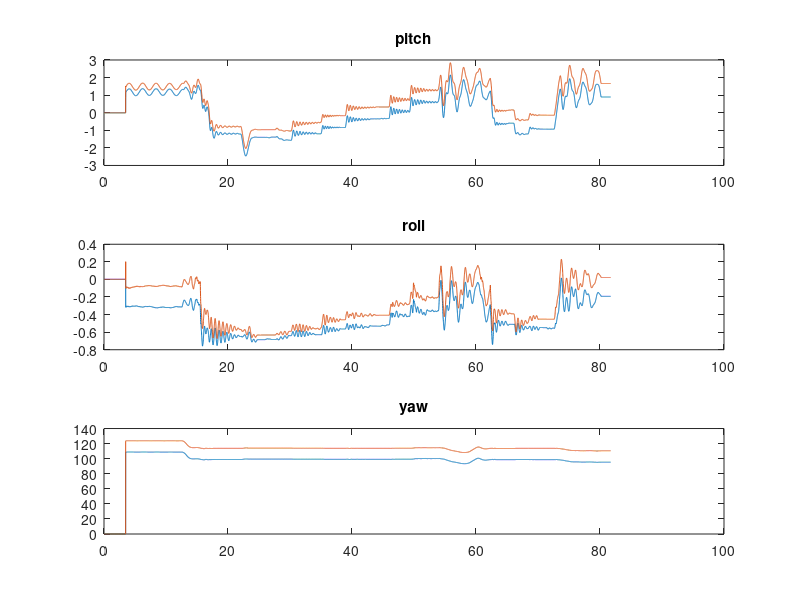

This chart was generated by the following MATLAB code: (Note: this script raises an error after producing the figure.)
clc
clear
close all

load('LK')
Data = mccontrolLIPMWalking20200710134816LeftKnee;

t = Data(:,1);
Right = Data(:,2:4)/180*pi;
Left = Data(:,5:7)/180*pi;

% for u=1:length(t)
% Left(u,1) = 0.00;
% Left(u,2) = 0.02;
% Left(u,3) = 0.00;
% 
% Right(u,1:3) = [0 0 0];
% end

figure(1)
subplot(311); k = 1;plot(t,Right(:,k)*180/pi,t,Left(:,k)*180/pi);title('pitch')
subplot(312);k = 2; plot(t,Right(:,k)*180/pi,t,Left(:,k)*180/pi);title('roll')
subplot(313); k = 3;plot(t,Right(:,k)*180/pi,t,Left(:,k)*180/pi);title('yaw')

for i=1:length(t)
RRight(1:3,1:3,i) = rot(3,Right(i,3),3)*rot(2,Right(i,1),3)*rot(1,Right(i,2),3);
RLeft(:,:,i) = rot(3,Left(i,3),3)*rot(2,Left(i,1),3)*rot(1,Left(i,2),3);

D_r(:,:,i) = RRight(:,:,i);
D_l(:,:,i) = RLeft(:,:,i);

D_r_hat(:,:,i) = OmitNonObservable(D_r(:,:,i));
D_l_hat(:,:,i) = OmitNonObservable(D_l(:,:,i));

RRightNew(:,:,i) = D_r_hat(1:3,1:3,i)*eye(3);
RLeftNew(:,:,i) = D_l_hat(1:3,1:3,i)*eye(3);

% R(:,:,i) = RLeftNew(:,:,i);
R(:,:,i) = RRightNew(:,:,i)'*RLeftNew(:,:,i);

q(i,1) = atan2(R(2,3,i),R(3,3,i));    %roll-pitch-yaw
q(i,2) = asin(R(1,3,i));    %roll-pitch-yaw
q(i,3) = atan2(-R(1,2,i),R(1,1,i));

% q(i,1) = asin(-R(2,3,i));    %roll-pitch-yaw
% q(i,2) = atan2(R(1,3,i),R(3,3,i));    %roll-pitch-yaw


end

figure(2)
plot(t,q*180/pi)
legend('roll','pitch','yaw')